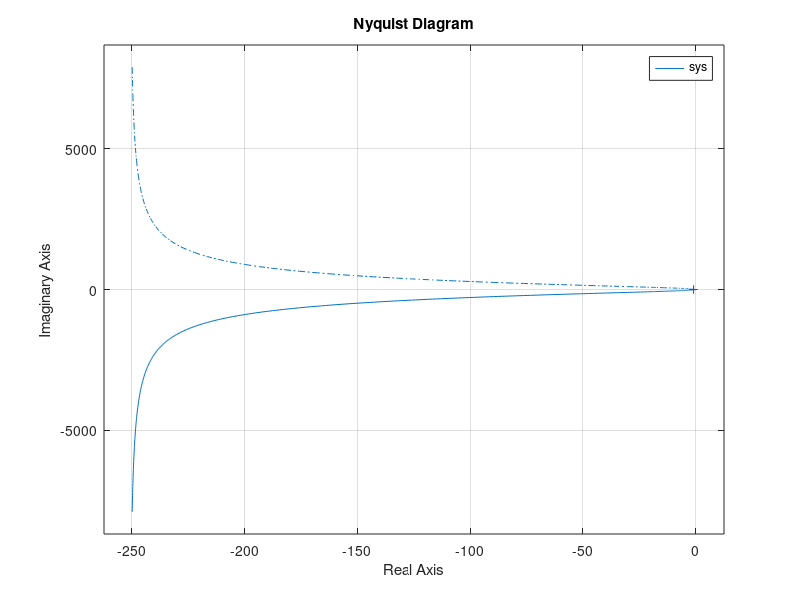

Here is the MATLAB script that generated this plot:
% Plotting the Bode diagram for the second controller
clear;
clc;
num = [112, 1.12];
den = [28, 89.74, 0.448, 0];
sys = tf(num, den);

% Nyquist plot
nyquist(sys);
grid on;